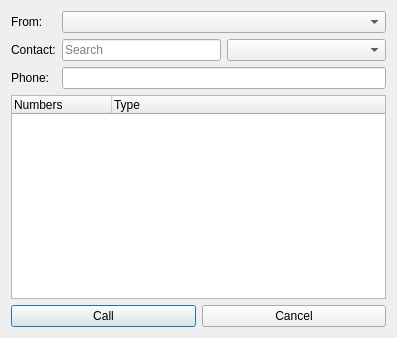
<?xml version="1.0" encoding="UTF-8"?>
<ui version="4.0">
 <class>PlaceCallDialog</class>
 <widget class="QDialog" name="PlaceCallDialog">
  <property name="geometry">
   <rect>
    <x>0</x>
    <y>0</y>
    <width>397</width>
    <height>338</height>
   </rect>
  </property>
  <property name="sizePolicy">
   <sizepolicy hsizetype="Fixed" vsizetype="Fixed">
    <horstretch>0</horstretch>
    <verstretch>0</verstretch>
   </sizepolicy>
  </property>
  <property name="minimumSize">
   <size>
    <width>350</width>
    <height>300</height>
   </size>
  </property>
  <property name="windowTitle">
   <string>OutCALL - Place a Call</string>
  </property>
  <property name="windowIcon">
   <iconset resource="images.qrc">
    <normaloff>:/images/outcall-logo.png</normaloff>:/images/outcall-logo.png</iconset>
  </property>
  <layout class="QVBoxLayout" name="verticalLayout_3">
   <item>
    <layout class="QHBoxLayout" name="horizontalLayout_2">
     <item>
      <layout class="QVBoxLayout" name="verticalLayout_2">
       <item>
        <widget class="QLabel" name="label">
         <property name="text">
          <string>From:</string>
         </property>
        </widget>
       </item>
       <item>
        <widget class="QLabel" name="label_2">
         <property name="text">
          <string>Contact:</string>
         </property>
        </widget>
       </item>
       <item>
        <widget class="QLabel" name="label_3">
         <property name="text">
          <string>Phone:</string>
         </property>
        </widget>
       </item>
      </layout>
     </item>
     <item>
      <layout class="QVBoxLayout" name="verticalLayout">
       <item>
        <widget class="QComboBox" name="fromBox">
         <property name="sizePolicy">
          <sizepolicy hsizetype="MinimumExpanding" vsizetype="Fixed">
           <horstretch>0</horstretch>
           <verstretch>0</verstretch>
          </sizepolicy>
         </property>
        </widget>
       </item>
       <item>
        <layout class="QHBoxLayout" name="horizontalLayout">
         <item>
          <widget class="SearchBox" name="searchLine">
           <property name="sizePolicy">
            <sizepolicy hsizetype="Preferred" vsizetype="Fixed">
             <horstretch>0</horstretch>
             <verstretch>0</verstretch>
            </sizepolicy>
           </property>
           <property name="placeholderText">
            <string>Search</string>
           </property>
          </widget>
         </item>
         <item>
          <widget class="QComboBox" name="contactBox"/>
         </item>
        </layout>
       </item>
       <item>
        <widget class="QLineEdit" name="phoneLine"/>
       </item>
      </layout>
     </item>
    </layout>
   </item>
   <item>
    <widget class="QTreeWidget" name="treeWidget">
     <property name="rootIsDecorated">
      <bool>false</bool>
     </property>
     <property name="columnCount">
      <number>2</number>
     </property>
     <attribute name="headerStretchLastSection">
      <bool>true</bool>
     </attribute>
     <column>
      <property name="text">
       <string>Numbers</string>
      </property>
     </column>
     <column>
      <property name="text">
       <string>Type</string>
      </property>
     </column>
    </widget>
   </item>
   <item>
    <layout class="QHBoxLayout" name="horizontalLayout_3">
     <item>
      <widget class="QPushButton" name="callButton">
       <property name="text">
        <string>Call</string>
       </property>
      </widget>
     </item>
     <item>
      <widget class="QPushButton" name="cancelButton">
       <property name="text">
        <string>Cancel</string>
       </property>
      </widget>
     </item>
    </layout>
   </item>
  </layout>
 </widget>
 <customwidgets>
  <customwidget>
   <class>SearchBox</class>
   <extends>QLineEdit</extends>
   <header location="global">searchbox.h</header>
  </customwidget>
 </customwidgets>
 <resources>
  <include location="images.qrc"/>
 </resources>
 <connections/>
</ui>
